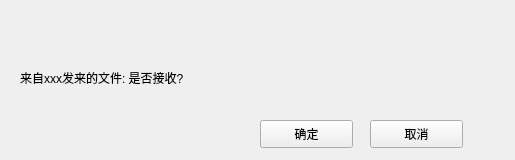
<?xml version="1.0" encoding="UTF-8"?>
<ui version="4.0">
 <class>ReceiveFile</class>
 <widget class="QWidget" name="ReceiveFile">
  <property name="geometry">
   <rect>
    <x>0</x>
    <y>0</y>
    <width>515</width>
    <height>160</height>
   </rect>
  </property>
  <property name="sizePolicy">
   <sizepolicy hsizetype="Fixed" vsizetype="Fixed">
    <horstretch>0</horstretch>
    <verstretch>0</verstretch>
   </sizepolicy>
  </property>
  <property name="minimumSize">
   <size>
    <width>515</width>
    <height>160</height>
   </size>
  </property>
  <property name="maximumSize">
   <size>
    <width>515</width>
    <height>160</height>
   </size>
  </property>
  <property name="windowTitle">
   <string>ReceiveFile</string>
  </property>
  <widget class="QWidget" name="titleWidget" native="true">
   <property name="geometry">
    <rect>
     <x>0</x>
     <y>0</y>
     <width>515</width>
     <height>50</height>
    </rect>
   </property>
   <property name="titleskin" stdset="0">
    <bool>true</bool>
   </property>
  </widget>
  <widget class="QWidget" name="bodyWidget" native="true">
   <property name="geometry">
    <rect>
     <x>0</x>
     <y>50</y>
     <width>515</width>
     <height>110</height>
    </rect>
   </property>
   <property name="bottomskin" stdset="0">
    <bool>true</bool>
   </property>
   <widget class="QLabel" name="label">
    <property name="geometry">
     <rect>
      <x>20</x>
      <y>20</y>
      <width>251</width>
      <height>16</height>
     </rect>
    </property>
    <property name="text">
     <string>来自xxx发来的文件: 是否接收?</string>
    </property>
   </widget>
   <widget class="QPushButton" name="okBtn">
    <property name="geometry">
     <rect>
      <x>260</x>
      <y>70</y>
      <width>93</width>
      <height>28</height>
     </rect>
    </property>
    <property name="text">
     <string>确定</string>
    </property>
   </widget>
   <widget class="QPushButton" name="cancelBtn">
    <property name="geometry">
     <rect>
      <x>370</x>
      <y>70</y>
      <width>93</width>
      <height>28</height>
     </rect>
    </property>
    <property name="text">
     <string>取消</string>
    </property>
   </widget>
  </widget>
 </widget>
 <layoutdefault spacing="6" margin="11"/>
 <resources/>
 <connections/>
</ui>
